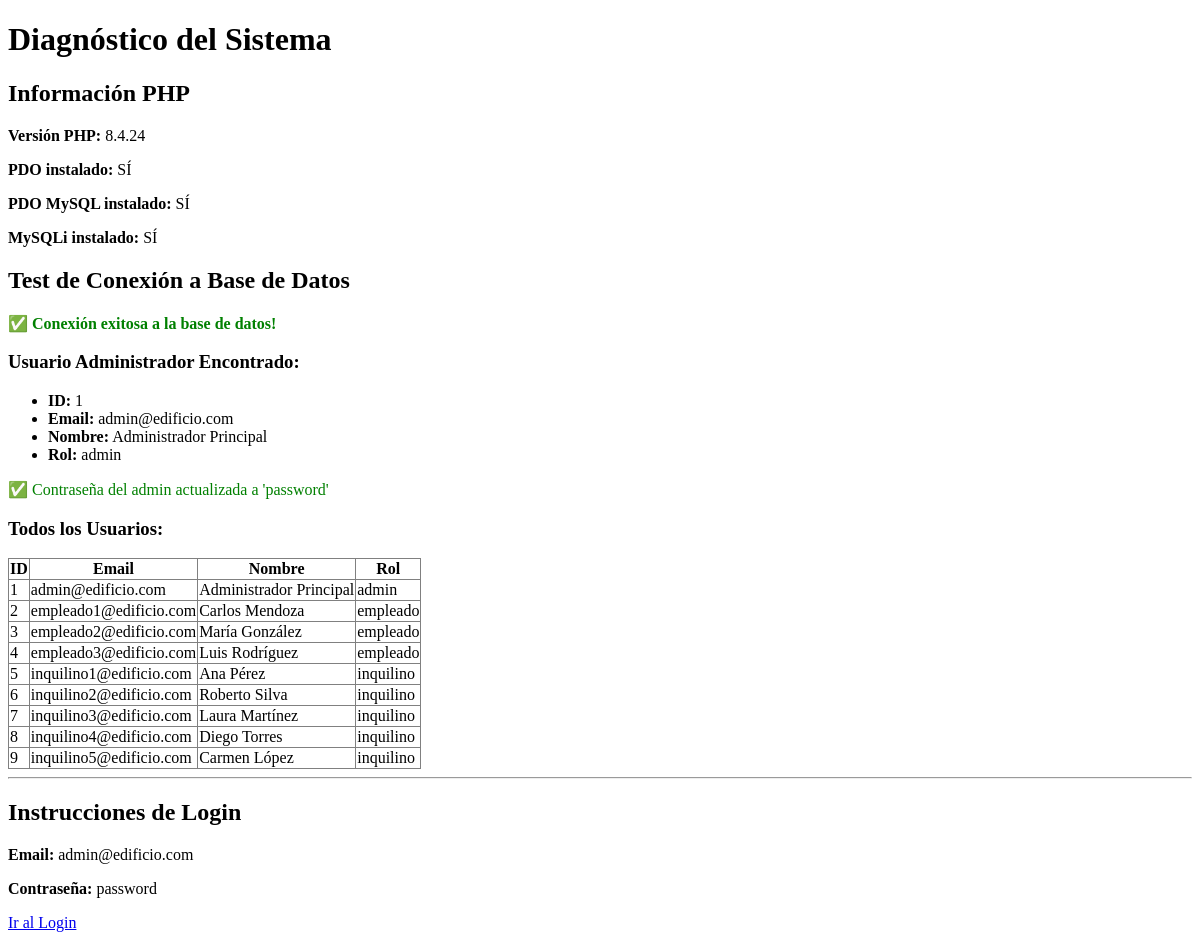
Page /diagnostico.php on the earlier database version.
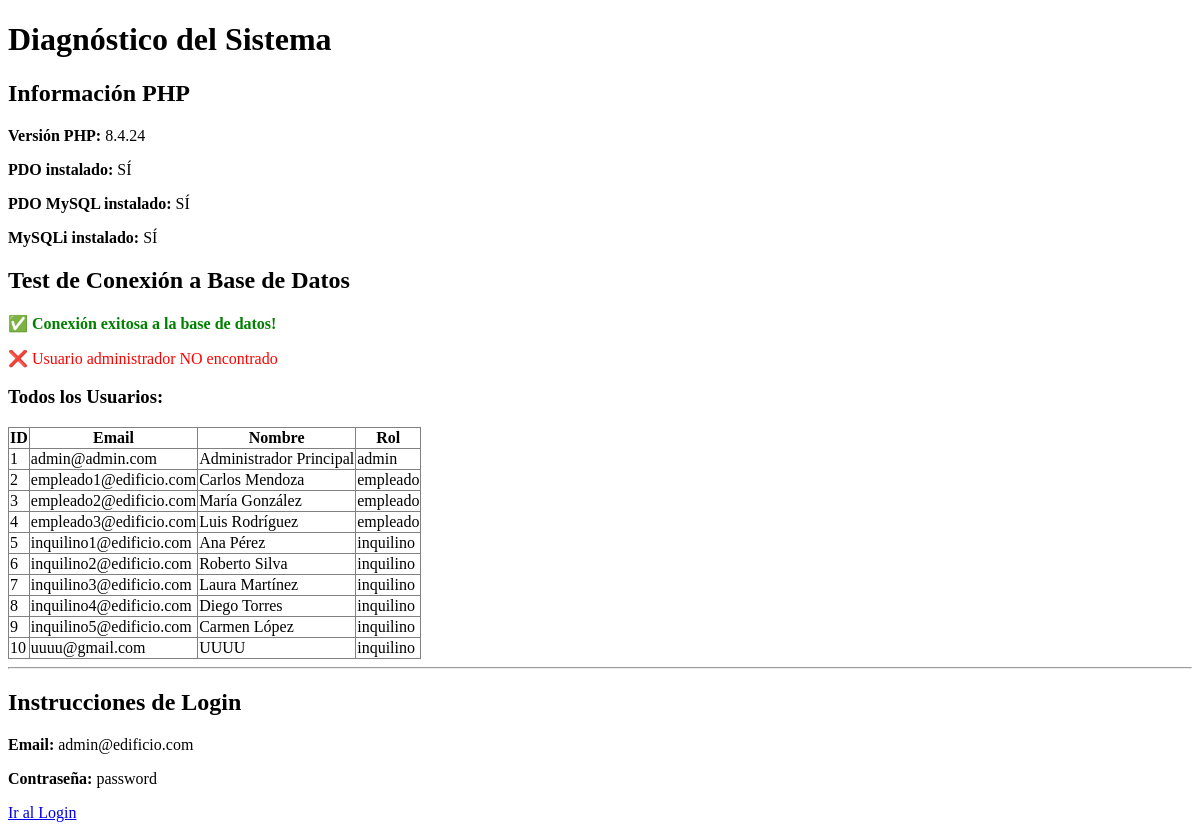
Same page on the later database version.
### tables this page shows
CREATE TABLE `users` (
  `id` bigint(20) UNSIGNED NOT NULL,
  `name` varchar(255) NOT NULL,
  `email` varchar(255) NOT NULL,
  `email_verified_at` timestamp NULL DEFAULT NULL,
  `password` varchar(255) NOT NULL,
  `role` enum('admin','empleado','inquilino') NOT NULL DEFAULT 'inquilino',
  `remember_token` varchar(100) DEFAULT NULL,
  `password_reset_token` varchar(255) DEFAULT NULL,
  `password_reset_expires` timestamp NULL DEFAULT NULL,
  `failed_login_attempts` int(11) DEFAULT 0,
  `locked_until` timestamp NULL DEFAULT NULL,
  `last_failed_login` timestamp NULL DEFAULT NULL,
  `password_changed_at` timestamp NULL DEFAULT NULL,
  `account_locked` tinyint(1) DEFAULT 0,
  `created_at` timestamp NULL DEFAULT NULL,
  `updated_at` timestamp NULL DEFAULT NULL,
  `last_login_at` datetime DEFAULT NULL,
  `reset_token` varchar(100) DEFAULT NULL,
  `reset_token_expires` datetime DEFAULT NULL
);

### diagnostico.php (the view, shortened to what this page needs)
<!DOCTYPE html>
<html lang="es">
<head>
</head>
<body>
    <h1>Diagnóstico del Sistema</h1>
    <?php
    echo "<h2>Información PHP</h2>";
    echo "<p><strong>Versión PHP:</strong> " . phpversion() . "</p>";
    echo "<p><strong>PDO instalado:</strong> " . (extension_loaded('pdo') ? 'SÍ' : 'NO') . "</p>";
    echo "<p><strong>PDO MySQL instalado:</strong> " . (extension_loaded('pdo_mysql') ? 'SÍ' : 'NO') . "</p>";
    echo "<p><strong>MySQLi instalado:</strong> " . (extension_loaded('mysqli') ? 'SÍ' : 'NO') . "</p>";
    echo "<h2>Test de Conexión a Base de Datos</h2>";
    try {
        $dsn = "mysql:host=localhost;port=3306;dbname=edificio_admin;charset=utf8mb4";
        $pdo = new PDO($dsn, 'root', '', [
            PDO::ATTR_ERRMODE => PDO::ERRMODE_EXCEPTION
        ]);
        echo "<p style='color: green;'><strong>✅ Conexión exitosa a la base de datos!</strong></p>";
        $stmt = $pdo->prepare("SELECT id, name, email, role FROM users WHERE email = 'admin@edificio.com'");
        $stmt->execute();
        $admin = $stmt->fetch();
        if ($admin) {
            echo "<h3>Usuario Administrador Encontrado:</h3>";
            echo "<ul>";
            echo "<li><strong>ID:</strong> " . $admin['id'] . "</li>";
            echo "<li><strong>Email:</strong> " . $admin['email'] . "</li>";
            echo "<li><strong>Nombre:</strong> " . $admin['name'] . "</li>";
            echo "<li><strong>Rol:</strong> " . $admin['role'] . "</li>";
            echo "</ul>";
            echo "<p style='color: green;'>✅ Contraseña del admin actualizada a 'password'</p>";
        } else {
            echo "<p style='color: red;'>❌ Usuario administrador NO encontrado</p>";
        }
        echo "<h3>Todos los Usuarios:</h3>";
        $stmt = $pdo->prepare("SELECT id, name, email, role FROM users ORDER BY id");
        $stmt->execute();
        $users = $stmt->fetchAll();
        echo "<table border='1' style='border-collapse: collapse;'>";
        echo "<tr><th>ID</th><th>Email</th><th>Nombre</th><th>Rol</th></tr>";
        foreach ($users as $user) {
            echo "<tr>";
            echo "<td>" . $user['id'] . "</td>";
            echo "<td>" . $user['email'] . "</td>";
            echo "<td>" . $user['name'] . "</td>";
            echo "<td>" . $user['role'] . "</td>";
            echo "</tr>";
        }
        echo "</table>";
    } catch (PDOException $e) {
        echo "<p style='color: red;'><strong>❌ Error de conexión:</strong> " . $e->getMessage() . "</p>";
        echo "<h3>Posibles soluciones:</h3>";
        echo "<ol>";
        echo "<li>Verificar que MySQL esté ejecutándose en XAMPP</li>";
        echo "<li>Verificar que la base de datos 'edificio_admin' exista</li>";
        echo "<li>Ejecutar el archivo edificio_admin.sql en phpMyAdmin</li>";
        echo "</ol>";
    }
    ?>
    <hr>
    <h2>Instrucciones de Login</h2>
    <p><strong>Email:</strong> admin@edificio.com</p>
    <p><strong>Contraseña:</strong> password</p>
    <p><a href="login.php">Ir al Login</a></p>
</body>
</html>

Differences in the rows shown:
changed users "Administrador Principal": email "admin@edificio.com" → "admin@admin.com"; id "1" → (not shown); email "admin@edificio.com" → (not shown); name "Administrador Principal" → (not shown); role "admin" → (not shown)
added users: id "10", email "uuuu@gmail.com", name "UUUU", role "inquilino"
Other differences:
text no longer shown: "Usuario Administrador Encontrado: ID: Email: Nombre: Rol: ✅ Contraseña del admin actualizada a 'password'"
text now shown: "❌ Usuario administrador NO encontrado"
